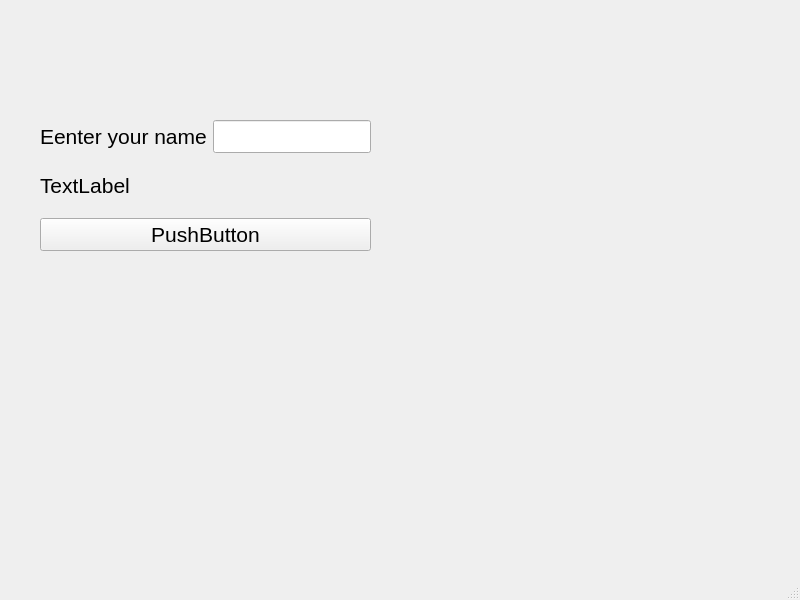
<?xml version="1.0" encoding="UTF-8"?>
<ui version="4.0">
 <class>MainWindow</class>
 <widget class="QMainWindow" name="MainWindow">
  <property name="geometry">
   <rect>
    <x>0</x>
    <y>0</y>
    <width>800</width>
    <height>600</height>
   </rect>
  </property>
  <property name="windowTitle">
   <string>MainWindow</string>
  </property>
  <widget class="QWidget" name="centralwidget">
   <widget class="QWidget" name="">
    <property name="geometry">
     <rect>
      <x>40</x>
      <y>120</y>
      <width>331</width>
      <height>131</height>
     </rect>
    </property>
    <property name="font">
     <font>
      <family>Arial</family>
      <pointsize>16</pointsize>
     </font>
    </property>
    <layout class="QVBoxLayout" name="verticalLayout">
     <item>
      <layout class="QHBoxLayout" name="horizontalLayout">
       <item>
        <widget class="QLabel" name="label">
         <property name="font">
          <font>
           <family>Arial</family>
           <pointsize>16</pointsize>
          </font>
         </property>
         <property name="text">
          <string>Eenter your name</string>
         </property>
        </widget>
       </item>
       <item>
        <widget class="QLineEdit" name="lineEdit">
         <property name="font">
          <font>
           <family>Arial</family>
           <pointsize>16</pointsize>
          </font>
         </property>
        </widget>
       </item>
      </layout>
     </item>
     <item>
      <widget class="QLabel" name="label_2">
       <property name="font">
        <font>
         <family>Arial</family>
         <pointsize>16</pointsize>
        </font>
       </property>
       <property name="text">
        <string>TextLabel</string>
       </property>
      </widget>
     </item>
     <item>
      <widget class="QPushButton" name="pushButton">
       <property name="font">
        <font>
         <family>Arial</family>
         <pointsize>16</pointsize>
        </font>
       </property>
       <property name="text">
        <string>PushButton</string>
       </property>
      </widget>
     </item>
    </layout>
   </widget>
  </widget>
  <widget class="QMenuBar" name="menubar">
   <property name="geometry">
    <rect>
     <x>0</x>
     <y>0</y>
     <width>800</width>
     <height>23</height>
    </rect>
   </property>
  </widget>
  <widget class="QStatusBar" name="statusbar"/>
 </widget>
 <resources/>
 <connections/>
</ui>
